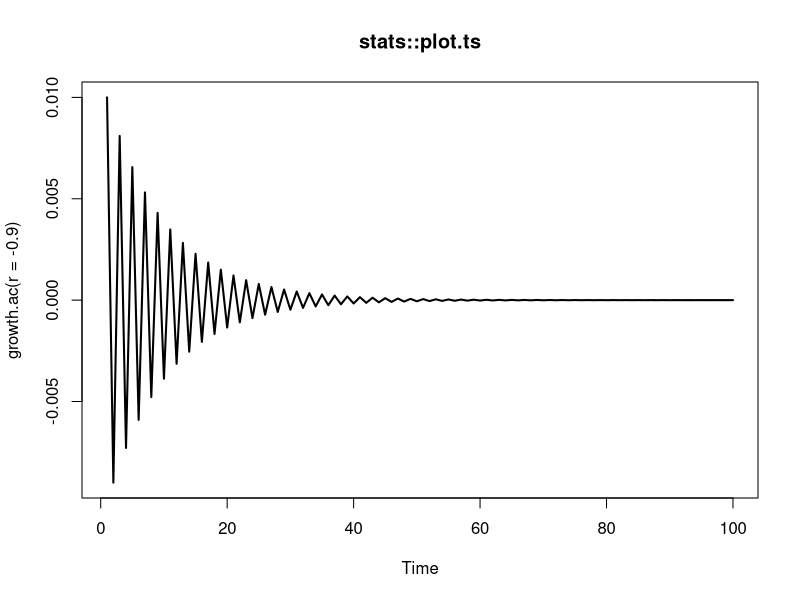
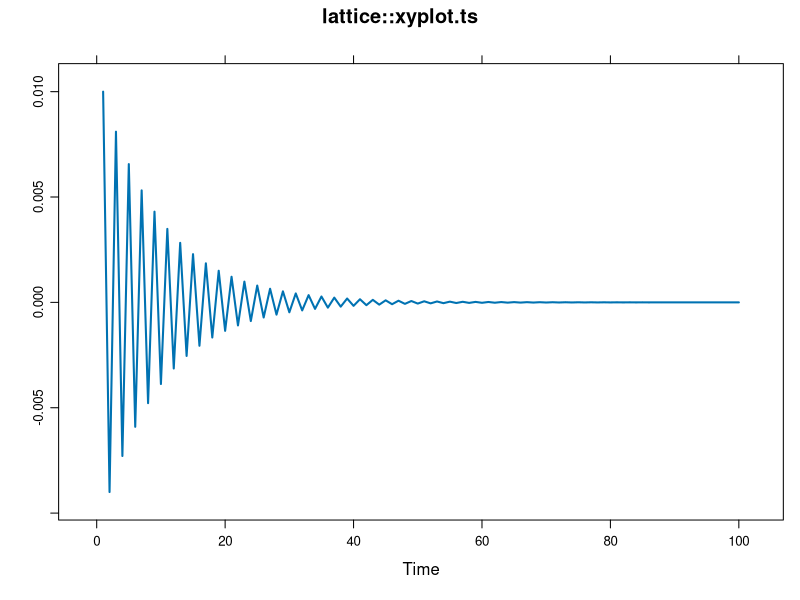
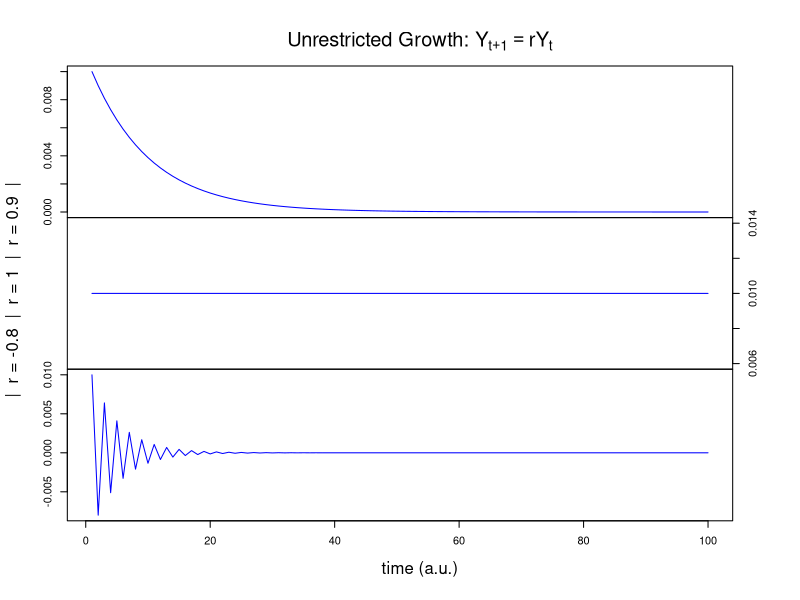
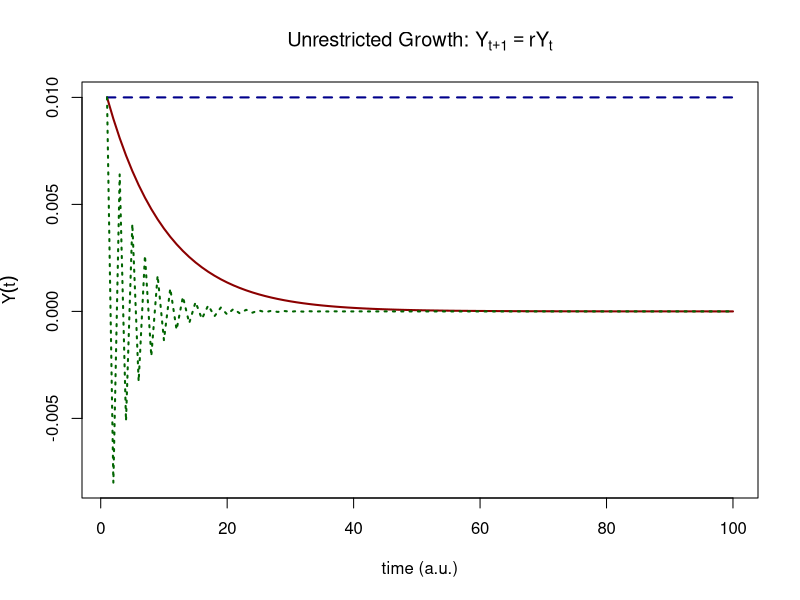
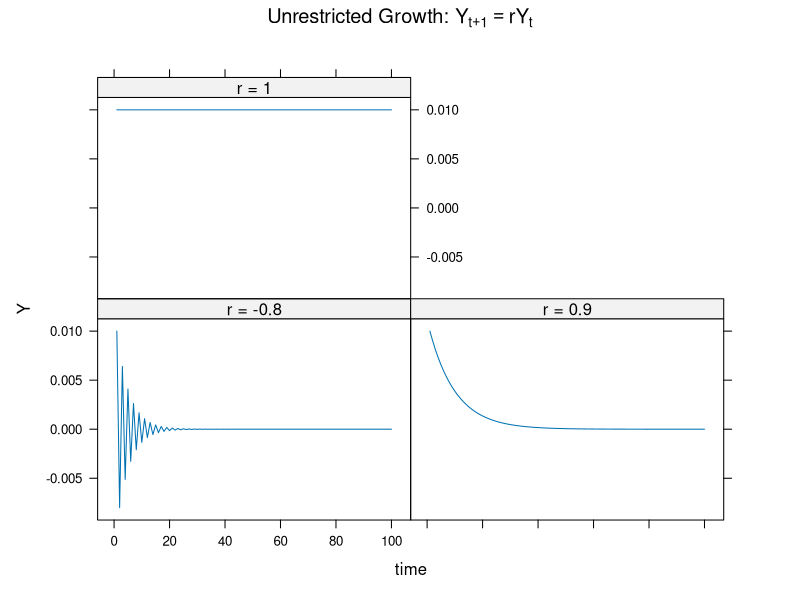
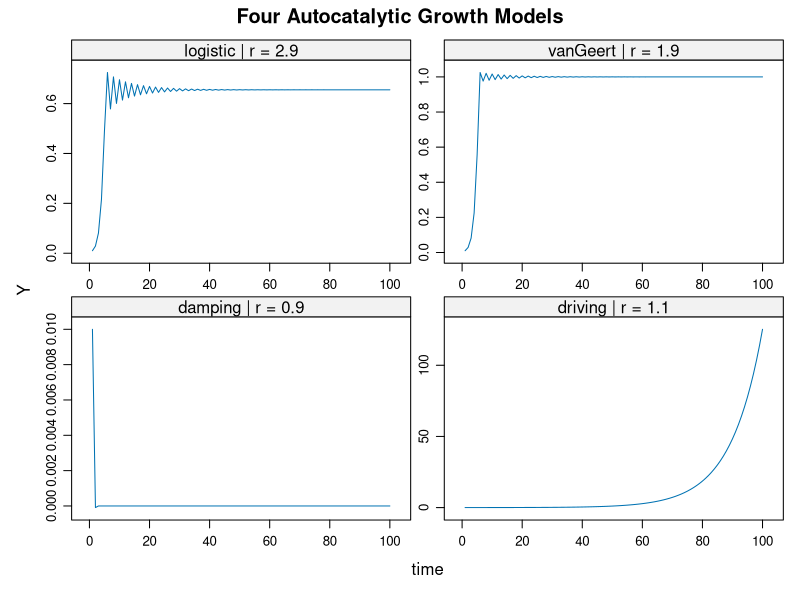

The R script that drew these images, in order: (Note: this script raises an error after producing the figures.)
## ---- chunk 1
growth.ac <- function(Y0 = 0.01, r = 1, k = 1, N = 100, type = c("driving", "damping", "logistic", "vanGeert")[1]){
    # Create a vector Y of length N, which has value Y0 at Y[1]
    if(N>1){
    Y <- as.numeric(c(Y0, rep(NA,N-2)))
    # Conditional on the value of type ... 
    switch(type, 
           # Iterate N steps of the difference function with values passed for Y0, k and r.
           driving  = sapply(seq_along(Y), function(t) Y[[t+1]] <<- r * Y[t] ),
           damping  = k + sapply(seq_along(Y), function(t) Y[[t+1]] <<- - r * Y[t]^2 / k),
           logistic = sapply(seq_along(Y), function(t) Y[[t+1]] <<- r * Y[t] * ((k - Y[t]) / k)),
           vanGeert = sapply(seq_along(Y), function(t) Y[[t+1]] <<- Y[t] * (1 + r - r * Y[t] / k)) 
    )}
    return(ts(Y))
}

# Call the function with default settings and r = 1.1
Y <- growth.ac(r = 1.1)
## ---- chunk 2
# Get sample rate info
tsp(Y)
# Extract the time vector
time(Y)
## ---- chunk 3
# Assign new values
tsp(Y) <- c(10, 1000, .1)
# Time axis is automatically adjusted 
time(Y)
## ---- chunk 4
require(lattice)       # Needed for plotting
require(latticeExtra)  # Needed for plotting

# stats::plot.ts
plot(growth.ac(r = -.9), lwd = 2, main = "stats::plot.ts")
# lattice::xyplot.ts
xyplot(growth.ac(r = -.9), lwd = 2, main = "lattice::xyplot.ts")
## ---- chunk 5
# stats::plot.ts  
plot(cbind(growth.ac(r =  0.9),
           growth.ac(r =  1.0), 
           growth.ac(r = -0.8)
           ), 
     yax.flip = TRUE, ann = FALSE, col = "blue", frame.plot = TRUE) 
title(main = expression(paste("Unrestricted Growth: ",Y[t+1]==r*Y[t])), 
      ylab = "|  r = -0.8  |  r = 1  |  r = 0.9  |", 
      xlab = "time (a.u.)")
## ---- chunk 6
# graphics::ts.plot
ts.plot(growth.ac(r = 0.9), 
        growth.ac(r = 1), 
        growth.ac(r = -.8), 
        gpars = list(xlab = "time (a.u.)",
                     ylab = expression(Y(t)),
                     main = expression(paste("Unrestricted Growth: ",Y[t+1]==r*Y[t])),
                     lwd = rep(2,3),
                     lty = c(1:3),
                     col = c("darkred","darkblue","darkgreen")
                     )
        )
legend(70, -0.015, c("r = 0.9","r = 1.0", "r = -0.8"), lwd = rep(2,3), lty = c(1:3), col = c("darkred","darkblue","darkgreen"), merge = TRUE)
## ---- chunk 7
require(plyr)          # Needed for function ldply()

# Create a long format dataframe for various values for `r`
data <- ldply(c(0.9,1,-0.8), function(r) cbind.data.frame(Y    = as.numeric(growth.ac(r = r)),
                                                          time = as.numeric(time(growth.ac(r = r))),
                                                          r    = paste0("r = ", r)))
# Plot using the formula interface
xyplot(Y ~ time | r, data = data, type = "l", main = expression(paste("Unrestricted Growth: ",Y[t+1]==r*Y[t])))
## ---- chunk 8
# Create a long format dataframe for combinations of `type` and `r`
param <- list(driving  = 1.1,
              damping  = 0.9,
              logistic = 2.9,
              vanGeert = 1.9)
# Use the `names()` function to pass the `type` string as an argument.
data <- ldply(seq_along(param), function(p){
    cbind.data.frame(Y    = as.numeric(growth.ac(r = param[[p]], type = names(param[p]))),
                     time = as.numeric(time(growth.ac(r = param[[p]], type = names(param[p])))),
                     type = paste0(names(param[p]), " | r = ", param[p]))
    })
# Plot using the formula interface
xyplot(Y ~ time | factor(type), data = data, type = "l", scales = c(relation = "free"),
       main = "Four Autocatalytic Growth Models")
## ---- chunk 9
# Function lag() and lead()
require(dplyr)

# Get exponential growth
Y1 <- growth.ac(Y0 = .9, r = .9, N = 1000, type = "driving")
# Get logistic growth in the chaotic regime
Y2 <- growth.ac(r = 4, N = 1000, type = "logistic")
# Use the `lag` function from package `dplyr`
op <- par(mfrow = c(1,2), pty = "s")
plot(lag(Y1), Y1, xy.labels = FALSE, pch = ".", xlim = c(0,1), ylim = c(0,1), xlab = "Y(t)", ylab = "Y(t+1)",
     main = expression(paste(Y[t+1]==r*Y[t])))
plot(lag(Y2), Y2, xy.labels = FALSE, pch = ".", xlim = c(0,1), ylim = c(0,1), xlab = "Y(t)", ylab = "Y(t+1)",
     main = expression(paste(Y[t+1]==r*Y[t]*(1-Y[t]))))
par(op)
## ---- chunk 10
# Explore different lags
op <- par(mfrow = c(1,2), pty = "s")
l_ply(1:4, function(l) plot(lag(Y2, n = l), Y2, xy.labels = FALSE, pch = ".", xlim = c(0,1), ylim = c(0,1), xlab = "Y(t)", ylab = paste0("Y(t+",l,")"), cex = .8))
par(op)
## ---- chunk 11
library(plyr)
# Parameters
rs <- c(1.2, 2.2, 2.5, 2.7, 2.9, 3)
# Plot 
op <- par(mfrow=c(1,2))
l_ply(rs,function(r){plot(growth.ac(r = r,  Y0 = 0.01, type = "vanGeert"),
                          ylim = c(0,1.4), ylab = "L(t)", main = paste("r =",r))})
par(op)
## ---- chunk 12
# Parameters
ks <- c(0.5, 0.75, 1, 1.5)
# Plot 
op <- par(mfrow=c(1,2))
l_ply(ks,function(k){plot(growth.ac(r = 2.9, k = k, Y0 = 0.01, type = "vanGeert"),
                          ylim = c(0, 2), ylab = "L(t)", main = paste("k =",k))})
par(op)
## ---- chunk 13
growth.ac.cond <- function(Y0 = 0.01, r = 0.1, k = 2, cond = cbind.data.frame(Y = 0.2, par = "r", val = 2), N = 100){
    # Create a vector Y of length N, which has value Y0 at Y[1]
    Y <- c(Y0, rep(NA, N-1))
    # Iterate N steps of the difference equation with values passed for Y0, k and r.
    cnt <- 1
    for(t in seq_along(Y)){
        # Check if the current value of Y is greater than the threshold for the current conditional rule in cond
        if(Y[t] > cond$Y[cnt]){
            # If the threshold is surpassed, change the parameter settings by evaluating: cond$par = cond$val 
            eval(parse(text = paste(cond$par[cnt], "=", cond$val[cnt])))
            # Update the counter if there is another conditional rule in cond
            if(cnt < nrow(cond)){cnt <- cnt + 1}
        }
        # Van Geert growth model
        Y[[t+1]] <- Y[t] * (1 + r - r * Y[t] / k)
    }
    return(ts(Y))
}

# Plot with the default settings (same as first step in the assignment) 
xyplot(growth.ac.cond())
## ---- chunk 14
(cond <- cbind.data.frame(Y = c(0.2, 0.6), par = c("r", "r"), val = c(0.5, 0.1)))
xyplot(growth.ac.cond(cond=cond))
## ---- chunk 15
(cond <- cbind.data.frame(Y = c(0.2, 1.99), par = c("r", "k"), val = c(0.5, 3)))
xyplot(growth.ac.cond(cond=cond))

# A fantasy growth process
(cond <- cbind.data.frame(Y = c(0.1, 1.99, 1.999, 2.5, 2.9), par = c("r", "k", "r", "r","k"), val = c(0.3, 3, 0.9, 0.1, 1.3)))
xyplot(growth.ac.cond(cond=cond))
## ---- chunk 16
# Generate 3 timeseries
Y1 <- growth.ac(k = 2, r =.2, type = "vanGeert")
# Y2 and Y3 start at r = 0.001
Y3 <- Y2 <- growth.ac(k = 2, r = 0.001, type = "vanGeert")

# Y2 and Y3 start when k is approached
c1 <- 1.6
c2 <- 2.2
Y2[Y1 > c1] <- growth.ac(r = .3, k = 3, type = "vanGeert", N = sum(Y1 > c1))
Y3[Y2 > c2] <- growth.ac(r = .5, k = 4, type = "vanGeert", N = sum(Y2 > c2))

# Make a nice plot
ts.plot(Y1, Y2, Y3,
        gpars = list(xlab = "time (a.u.)",
                     ylab = expression(Y(t)),
                     main = expression(paste("'Connected' Growers ",Y[t+1]==Y[t]*(1 + r - r*Y[t]))),
                     lwd = rep(2,3),
                     lty = c(1:3),
                     col = c("darkred","darkblue","darkgreen")
                     )
        )
legend(1, 3.8, c("Y1(0):  r = .2",
                 paste0("Y2(",which(Y1 > c1)[1],"): r = .3"), 
                 paste0("Y3(",which(Y2 > c2)[1],"): r = .5")),
       lwd = rep(2,3), lty = c(1:3), col = c("darkred","darkblue","darkgreen"), merge = TRUE)
## ---- chunk 17
# Parameter settings
d <- 1
N <- 100
r <- .1
k <- 1
Y0 <- 0.01

Y <- as.numeric(c(Y0, rep(NA,N-1)))

# Numerical integration of the logistic differential equation
Y.euler1 <- ts( sapply(seq_along(Y), function(t) Y[[t+1]] <<- (r * Y[t] * (k - Y[t])) * d + Y[t] )) 
Y.euler2 <- ts( sapply(seq_along(Y), function(t) Y[[t+1]] <<- (r * Y[t] * (k - Y[t])) * (d+.1) + Y[t] )) 

## analytical solution
Y.analytic <- ts( k / (1 + (k / Y0 - 1) * exp(-r*(time(Y.euler1)))) )

ts.plot(Y.analytic, Y.euler1, Y.euler2,
        gpars = list(xlab = "time (a.u.)",
                     ylab = expression(Y(t)),
                     main = expression(paste("Analytic vs. Numerical:",Y[t+1]==Y[t]*(1 + r - r*Y[t]))),
                     lwd = rep(2,3),
                     lty = c(1:3),
                     col = c("darkred","darkblue","darkgreen")
                     )
        )
legend(50, 0.4, c("Analytic",
                 "Euler: delta = 1.0", 
                 "Euler: delta = 1.1"),
       lwd = rep(2,3), lty = c(1:3), col = c("darkred","darkblue","darkgreen"), merge = TRUE)
## ---- chunk 18
# Parameters
N  <- 1000
a  <- d <- 1
b  <- c <- 2 
R0 <- F0 <- 0.1
R  <- as.numeric(c(R0, rep(NA,N-1)))
F  <- as.numeric(c(F0, rep(NA,N-1)))

# Time constant
delta <- 0.01

# Numerical integration of the logistic differential equation
l_ply(seq_along(R), function(t){
    R[[t+1]] <<- (a - b * F[t]) * R[t] * delta + R[t] 
    F[[t+1]] <<- (c * R[t] - d) * F[t] * delta + F[t] 
    })

# Note different behaviour when ts() is applied
xyplot(cbind(ts(R),ts(F)))
xyplot(R ~ F, pch = 16)
